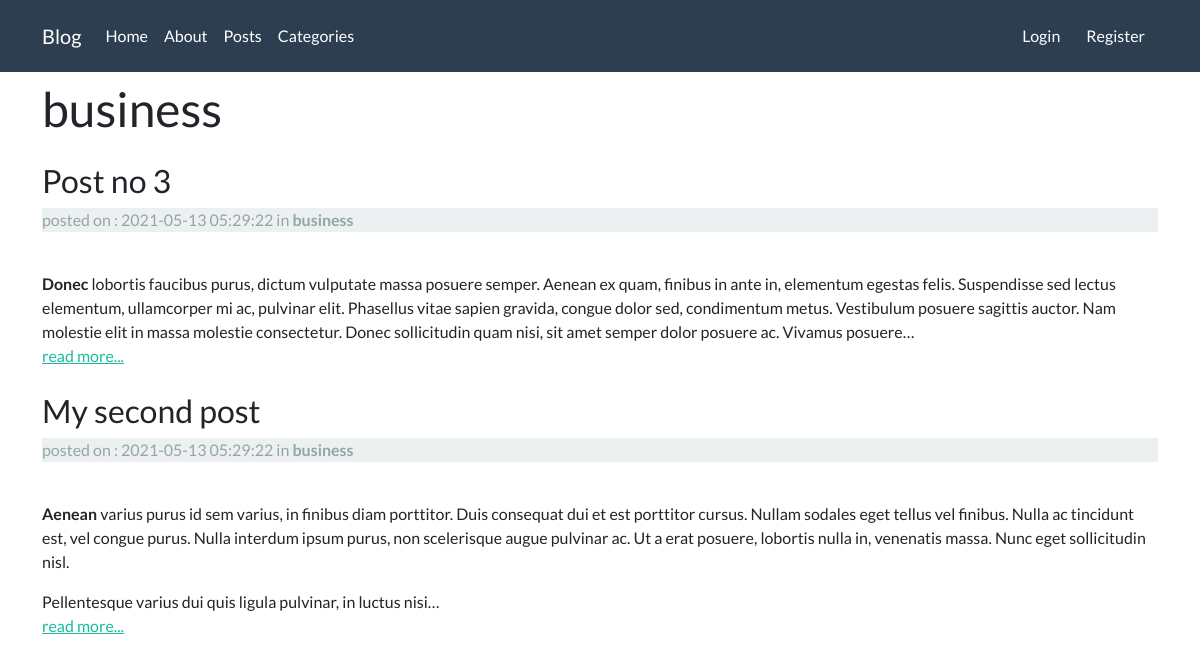
The page /index.php/categories/posts/2 on the database its author committed.
### tables this page shows
CREATE TABLE `posts` (
  `id` int(11) NOT NULL,
  `category_id` int(11) NOT NULL,
  `user_id` int(11) NOT NULL,
  `title` varchar(255) NOT NULL,
  `slug` varchar(255) NOT NULL,
  `body` text NOT NULL,
  `created_at` timestamp NOT NULL DEFAULT current_timestamp()
);

CREATE TABLE `categories` (
  `id` int(11) NOT NULL,
  `user_id` int(11) NOT NULL,
  `name` varchar(255) NOT NULL,
  `created_at` timestamp NOT NULL DEFAULT current_timestamp()
);

### application/controllers/Categories.php (called while the page is built, shortened)
<?php
    class Categories extends CI_Controller{
        public function __construct(){
            $this->load->library('form_validation');
            $this->load->model(['post_model', 'category_model']);
        }
        public function posts($id=NULL){
            $data['title'] = $this->category_model->get_category($id)->name;
            $data['posts'] = $this->post_model->get_posts_by_category($id);
            $this->load->helper('text');
            $this->load->view('templates/header');
            $this->load->view('posts/index', $data);
            $this->load->view('templates/footer');
        }
    }

### index.php (called while the page is built, shortened)
<?php
require_once BASEPATH.'core/CodeIgniter.php';

### application/models/Post_model.php (called while the page is built, shortened)
<?php
class Post_model extends CI_Model{
    public function get_posts_by_category($category_id){
        $this->db->order_by('posts.id', 'DESC');
        $this->db->join('categories', 'categories.id = posts.category_id');
        $query = $this->db->get_where('posts', ['category_id' => $category_id]);
        return $query->result_array();
    }
}

### application/views/posts/index.php (the view, shortened to what this page needs)
<h1 class="pt-2">
<?= $title ?>
</h1>
<?php foreach($posts as $post) : ?>
    <article>
    <h3 class="mt-4"> <?= $post['title'] ?> </h3>
    <span class="d-block bg-light text-secondary"> posted on :
        <time datetime="<?= $post['created_at'] ?>">
            <?= $post['created_at'] ?>
        </time> in <strong><?= $post['name'] ?></strong>
    </span>
    <br/>
    <p>
        <?=word_limiter($post['body'], 60); ?>
        <br>
        <a class="btn-link" href="<?= base_url('posts/'. $post['slug']) ?>" class="btn">read more...</a>
    </p>
</article>
<?php endforeach ?>

### application/views/templates/header.php (shortened to what this page needs)
<!DOCTYPE html>
<html lang="en">
<head>
    <link rel="stylesheet" href="<?= base_url('assets/css/flatify/bootstrap.min.css')?>">
    <link rel="stylesheet" href="<?= base_url('assets/css/style.css') ?>">
</head>
<body>
    <nav class="navbar navbar-dark navbar-expand-lg bg-primary">
        <div class="container">
            <a href="<?= base_url() ?>" class="navbar-brand">Blog</a>
            <div id="navbar" class="navbar-collapse">
                <ul class="navbar-nav">
                    <li class="nav-item">
                        <a href="<?= base_url() ?>" class="nav-link">Home</a>
                    </li>
                    <li class="nav-item">
                        <a href="<?= base_url('about') ?>" class="nav-link">About</a>
                    </li>
                    <li class="nav-item">
                        <a href="<?= base_url('posts') ?>" class="nav-link">Posts </a>
                    </li>
                    <li class="nav-item">
                        <a href="<?= base_url('categories') ?>" class="nav-link">Categories </a>
                    </li>
                </ul>
                <ul class="navbar-nav ms-auto">
                    <?php if(! $this->session->userdata('logged_in')): ?>
                    <li class="nav-item">
                        <a href="<?= base_url('users/login')?>" class="btn btn-primary">Login</a>
                    </li>
                    <li class="nav-item">
                        <a href="<?= base_url('users/register')?>" class="btn btn-primary">Register</a>
                    </li>
                    <?php endif ?>
                </ul>
            </div>
        </div>
    </nav>
    <div class="container">

### application/views/templates/footer.php
    </div>
</body>
</html>

### rows shown on the page
posts: title "Post no 3", category.created_at "2021-05-13 05:29:22", category.name "business", body "Donec lobortis faucibus purus, dictum vulputate massa posuere semper. Aenean ex quam, finibus in ante in, elementum egestas felis. Suspendisse sed lectus elementum, ullamcorper mi ac, pulvinar elit. Phasellus vitae sapien gravida, congue dolor sed, condimentum metus. Vestibulum posuere sagittis auctor. Nam molestie elit in massa molestie consectetur. Donec sollicitudin quam nisi, sit amet semper dolor posuere ac. Vivamus posuere…"
posts: title "My second post", category.created_at "2021-05-13 05:29:22", category.name "business", body "Aenean varius purus id sem varius, in finibus diam porttitor. Duis consequat dui et est porttitor cursus. Nullam sodales eget tellus vel finibus. Nulla ac tincidunt est, vel congue purus. Nulla interdum ipsum purus, non scelerisque augue pulvinar ac. Ut a erat posuere, lobortis nulla in, venenatis massa. Nunc eget sollicitudin nisl. Pellentesque varius dui quis ligula pulvinar, in luctus nisi…"

### other values the page prints
$title "business"
